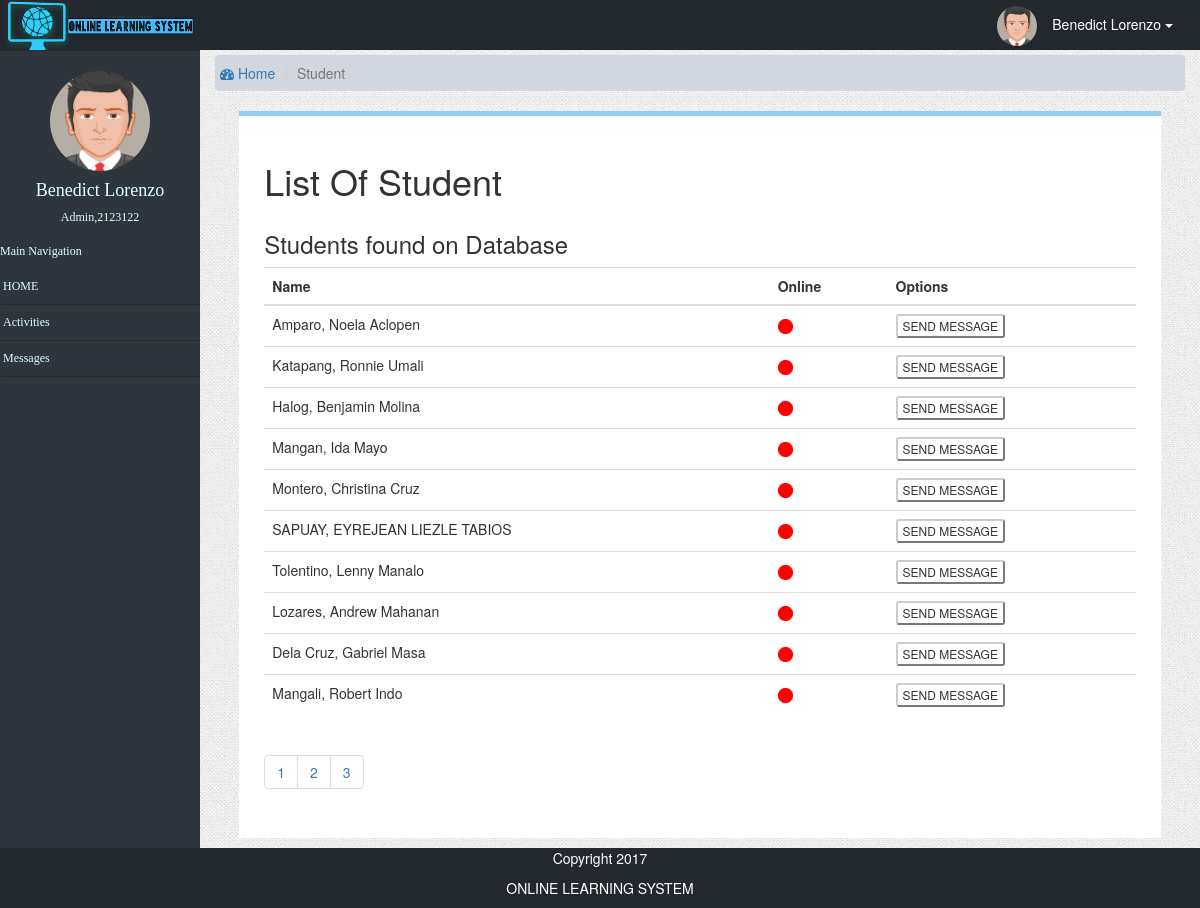
/student/messages.php?id=2123122&ref=student&page=2 (signed in), run on an earlier commit of the app's database.
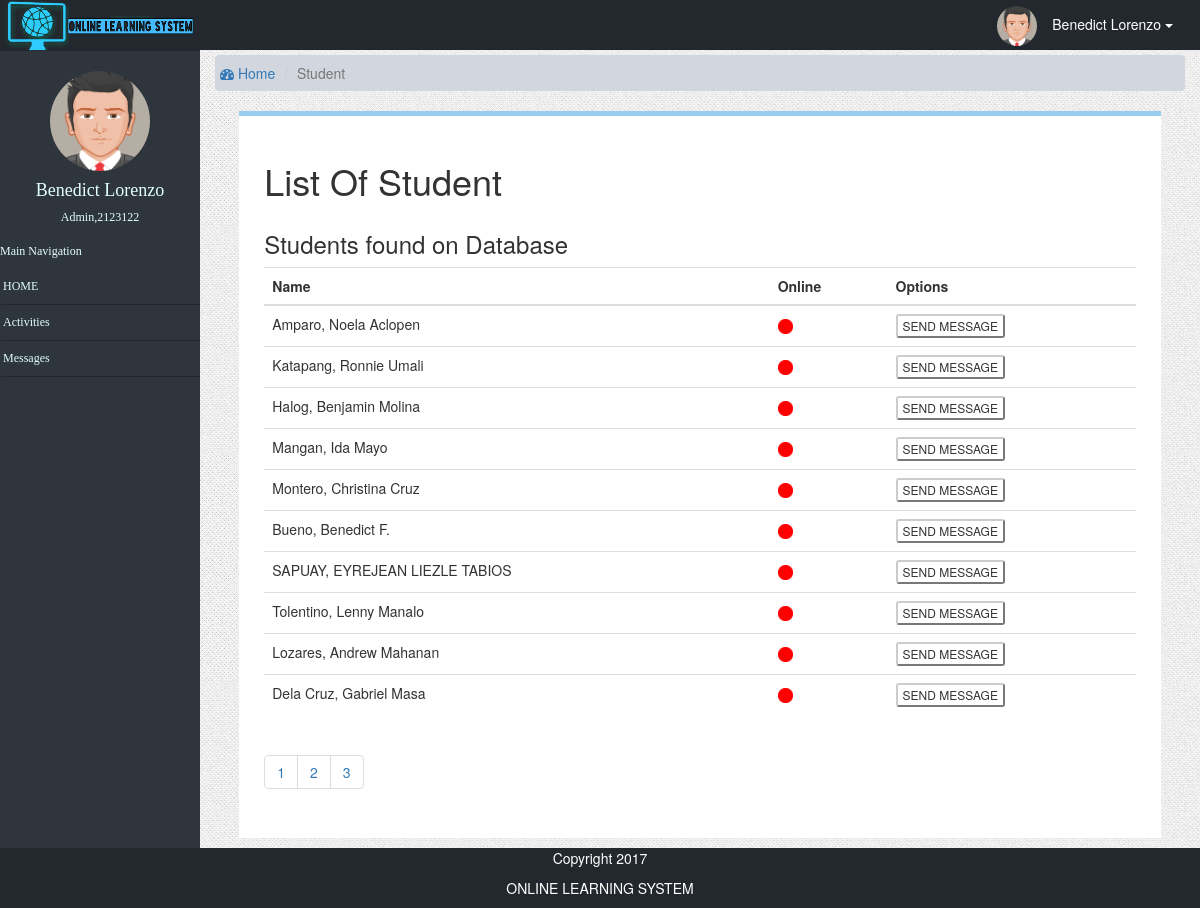
And on a later commit of the database.
### tables this page shows
CREATE TABLE `user_info` (
  `user_id` int(7) NOT NULL,
  `lastName` varchar(255) NOT NULL,
  `firstName` varchar(255) NOT NULL,
  `middleName` varchar(255) NOT NULL,
  `gender` varchar(255) NOT NULL,
  `email` varchar(255) NOT NULL,
  `address` varchar(255) NOT NULL,
  `role` varchar(255) NOT NULL,
  `avatar` longblob NOT NULL,
  `password` varchar(255) NOT NULL,
  `regdate` varchar(255) NOT NULL,
  `online` tinyint(1) DEFAULT NULL
);

### student/messages.php (the view, shortened to what this page needs)
<?php
function display_content(){
	if ($_GET['ref']=="student") {
    echo '
    <div class="content-wrapper">
    <section class="content-header">
      <ol class="breadcrumb">
        <li><a href="./?ref='.$_SESSION['username'].' "><i class="fa fa-dashboard"></i> Home</a></li>
         <li class ="active">Student</li>
      </ol>
    </section>
     </div>
    <div class="borderStudent">
      <section class="content-header">
        <h1>List Of Student</h1>
          <section class = "content">
            <div class="row">
              <section class="col-lg-12">
                <div class="box box-info">
                  <div class="box-header">
                    <h3 class="box-title">Students found on Database</h3>
                  </div>
                  <div class="box-body">
                    <table class="table">
                      <tbody>
                        <tr>
                          <th>Name</th>
                          <th>Online</th>
                          <th>Options</th>
                        </tr>
                      </tbody>
                      <tbody>';
                      include('../db_config/database.php');
                        $id =$_GET['id'];
                        $page =$_GET['page'];
                      if ($page=="" || $page=="1"){
                        $page1=0;
                      }else{
                        $page1=($page*10)-10;
                      }
                        $sql = "SELECT * FROM user_info where user_id != '$id' ORDER BY  online desc limit $page1,10";
                        $result = mysqli_query($connection,$sql);
                      if ($result->num_rows > 0) {
                        while($row = $result->fetch_assoc()) {
                          $online= $row['online'];
echo "
                        <tr>
                          <td>".$row["lastName"].", ".$row["firstName"]." ".$row["middleName"]."</td>
                          <td>";
                          if ($online==1) {
                           echo "<img src='../images/online.png' alt ='online' class ='online'>";
                          }else{
                            echo "<img src='../images/offline.png' alt ='offline' class='offline'>";
                          }
  echo "                       </td>
                         <td>
                            <form method='POST' action='Messages.php?to=".$row["user_id"]."&id=$id&ref=newmsg'>
                              <input class = 'btn-default btn-xs' title ='SEND message to " .$row["lastName"], "," ,$row["firstName"] ."' type='submit' name='sendmsg' value='SEND MESSAGE'>
                            </form>
                          </td>
                        </tr>
";
                        }
                      } $connection->close();
echo '
                      </tbody>
                    </table>
                    <ul class="pagination">';
                      include('../db_config/database.php');
                        $sql = "SELECT * FROM user_info";
                        $result = mysqli_query($connection,$sql);
                      if ($result->num_rows > 0) {
                        print '<tr><td colspan="10">';
                        $ragents=mysqli_num_rows($result);
                        $a = $ragents/10;
                        $a = ceil($a);
                      for ($b=1;$b<=$a;$b++){
?>                      <li class="paginate_button">
                          <a href="messages.php?id=<?php echo "$id";?>&ref=student&page=<?php echo $b; ?>" ><?php echo $b. " "; ?></a>
                        </li><?php
                      }
                    }
echo '
                    </ul>
                  </div>
              </div>
            </section>
          </div>
        </section>
      </section>
    </div>
';
  }
?>
                      </li><?php
}
require_once('studenttemplate.php');
	?>

What changed in the data, as far as the page shows it:
no longer on this page (row unchanged): user_info: lastName "Mangali", firstName "Robert", middleName "Indo"
added user_info: lastName "Bueno", firstName "Benedict", middleName "F."
